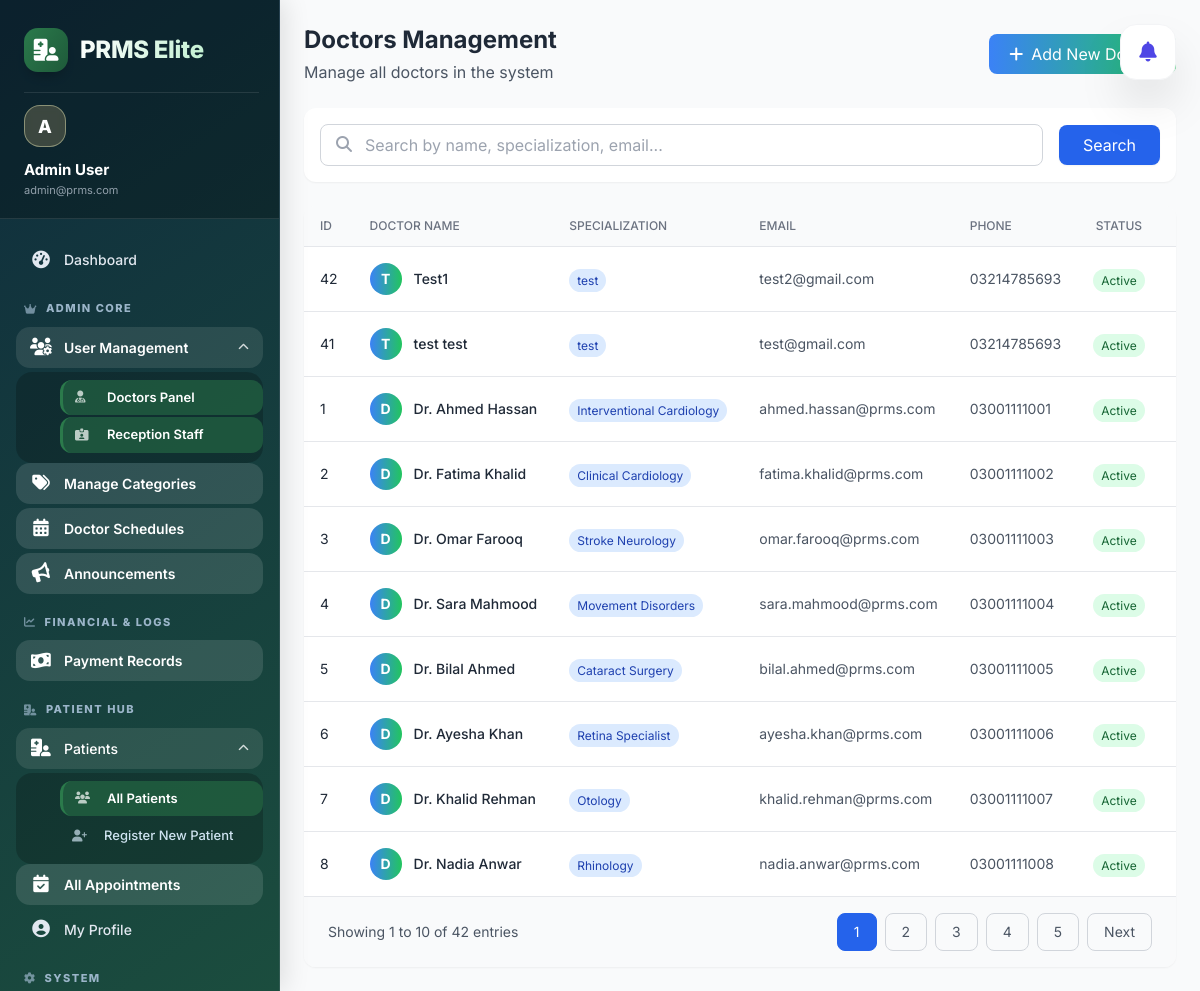
Before: /admin/users/doctors/index.php (signed in) with the older database file.
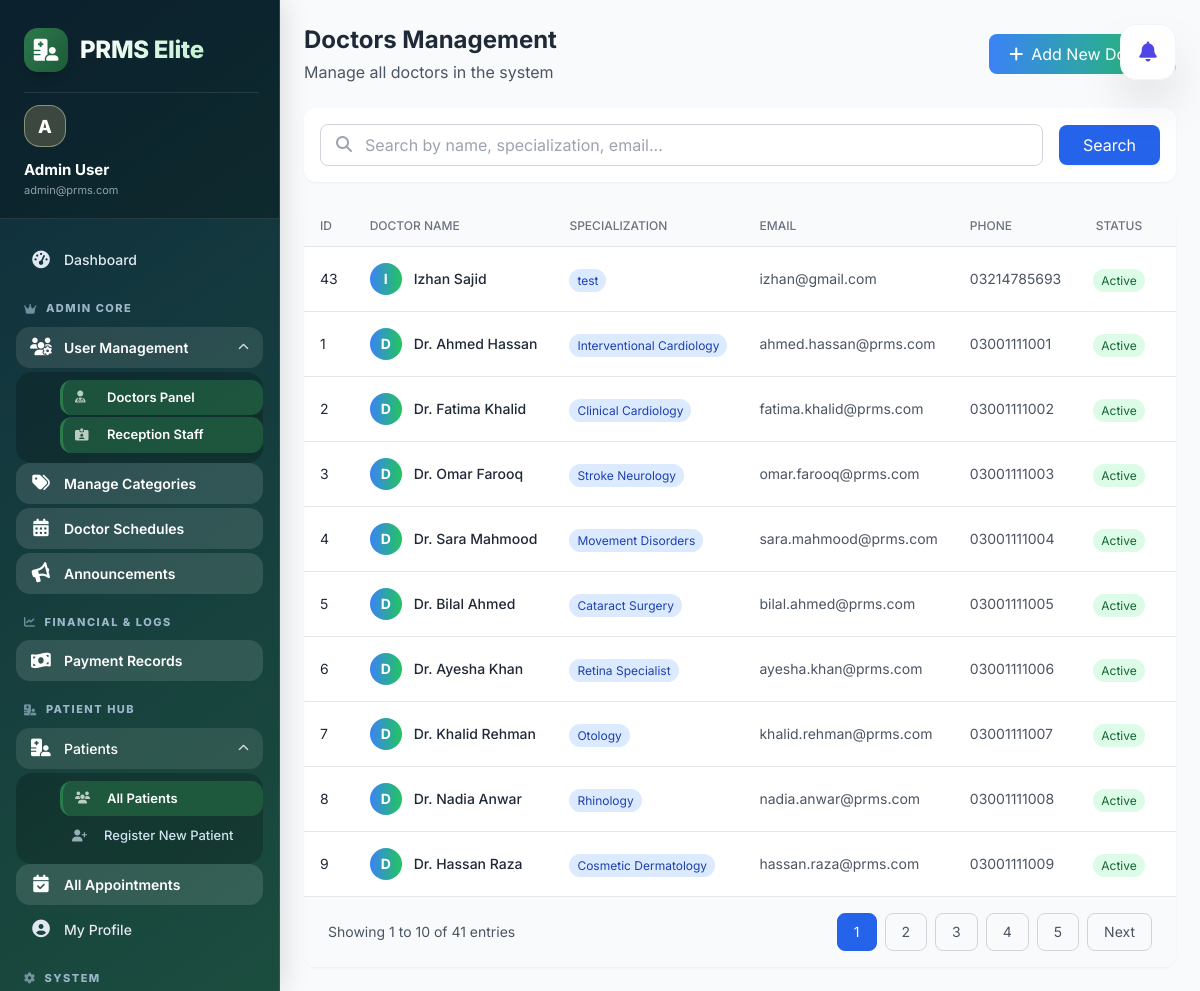
After: the same page with the newer database file.
### tables this page shows
CREATE TABLE `doctors` (
  `id` int(11) NOT NULL,
  `user_id` int(11) DEFAULT NULL,
  `specialization` varchar(100) DEFAULT NULL,
  `category_id` int(11) DEFAULT NULL,
  `status` enum('active','inactive') DEFAULT 'active',
  `consultation_fee` decimal(10,2) DEFAULT 500.00,
  `max_patients` int(11) DEFAULT 20,
  `experience_years` int(11) DEFAULT 0,
  `qualification` varchar(255) DEFAULT NULL,
  `about` text DEFAULT NULL,
  `created_at` timestamp NOT NULL DEFAULT current_timestamp(),
  `updated_at` timestamp NOT NULL DEFAULT current_timestamp() ON UPDATE current_timestamp()
);

CREATE TABLE `users` (
  `id` int(11) NOT NULL,
  `role_id` int(11) DEFAULT NULL,
  `name` varchar(100) DEFAULT NULL,
  `email` varchar(100) DEFAULT NULL,
  `phone` varchar(20) DEFAULT NULL,
  `password` varchar(100) DEFAULT NULL,
  `status` enum('active','inactive') DEFAULT 'active',
  `created_at` timestamp NOT NULL DEFAULT current_timestamp(),
  `updated_at` timestamp NULL DEFAULT NULL
);

### admin/users/doctors/index.php (the view, shortened to what the changed rows need)
<?php
require_once '../../../config/db.php';
$limit = 10;
$page = isset($_GET['page']) ? (int)$_GET['page'] : 1;
$offset = ($page - 1) * $limit;
$search = isset($_GET['search']) ? mysqli_real_escape_string($conn, $_GET['search']) : '';
$where_clause = " WHERE u.role_id = 2 ";
$total_query = "SELECT COUNT(*) as total FROM doctors d
                JOIN users u ON d.user_id = u.id
                $where_clause";
$total_result = mysqli_query($conn, $total_query);
$total_records = mysqli_fetch_assoc($total_result)['total'];
$total_pages = ceil($total_records / $limit);
$query = "SELECT d.*, u.id as user_id, u.name, u.email, u.phone, u.status, u.created_at,
          (SELECT COUNT(*) FROM doctor_schedules ds WHERE ds.doctor_id = d.id) as schedule_count
          FROM doctors d
          JOIN users u ON d.user_id = u.id
          $where_clause
          ORDER BY u.created_at DESC
          LIMIT $limit OFFSET $offset";
$result = mysqli_query($conn, $query);
include '../../../includes/header.php';
?>
<div class="flex-1 overflow-y-auto hide-scrollbar bg-gray-50">
    <div class="p-6">
        <div class="flex justify-between items-center mb-6">
            <div>
                <h1 class="text-2xl font-bold text-gray-800">Doctors Management</h1>
            </div>
        </div>
        <div class="bg-white rounded-xl shadow-sm overflow-hidden">
            <div class="overflow-x-auto">
                <table class="w-full">
                    <thead class="bg-gray-50 border-b">
                        <tr>
                            <th class="px-4 py-3 text-left text-xs font-medium text-gray-500 uppercase">ID</th>
                            <th class="px-4 py-3 text-left text-xs font-medium text-gray-500 uppercase">Doctor Name</th>
                            <th class="px-4 py-3 text-left text-xs font-medium text-gray-500 uppercase">Specialization</th>
                            <th class="px-4 py-3 text-left text-xs font-medium text-gray-500 uppercase">Email</th>
                            <th class="px-4 py-3 text-left text-xs font-medium text-gray-500 uppercase">Phone</th>
                            <th class="px-4 py-3 text-left text-xs font-medium text-gray-500 uppercase text-center">Status</th>
                            <th class="px-4 py-3 text-left text-xs font-medium text-gray-500 uppercase">Joined</th>
                        </tr>
                    </thead>
                    <tbody class="divide-y divide-gray-200">
                        <?php if (mysqli_num_rows($result) > 0): ?>
                            <?php while ($doctor = mysqli_fetch_assoc($result)): ?>
                                <tr class="hover:bg-gray-50 transition">
                                    <td class="px-4 py-4 text-sm text-gray-800"><?php echo $doctor['id']; ?></td>
                                    <td class="px-4 py-4">
                                        <div class="flex items-center">
                                            <div class="w-8 h-8 rounded-full bg-gradient-to-r from-blue-500 to-green-500 flex items-center justify-center text-white text-sm font-bold">
                                                <?php echo strtoupper(substr($doctor['name'], 0, 1)); ?>
                                            </div>
                                            <div class="ml-3">
                                                <p class="text-sm font-medium text-gray-800 whitespace-nowrap"><?php echo htmlspecialchars($doctor['name']); ?></p>
                                            </div>
                                        </div>
                                    </td>
                                    <td class="px-4 py-4">
                                        <span class="px-2 py-1 text-xs rounded-full bg-blue-100 text-blue-800 whitespace-nowrap">
                                            <?php echo htmlspecialchars($doctor['specialization']); ?>
                                        </span>
                                    </td>
                                    <td class="px-4 py-4 text-sm text-gray-600 whitespace-nowrap"><?php echo htmlspecialchars($doctor['email']); ?></td>
                                    <td class="px-4 py-4 text-sm text-gray-600 whitespace-nowrap"><?php echo htmlspecialchars($doctor['phone']); ?></td>
                                    <td class="px-4 py-4">
                                        <span class="px-2 py-1 text-xs rounded-full whitespace-nowrap
                                            <?php echo $doctor['status'] == 'active' ? 'bg-green-100 text-green-800' : 'bg-red-100 text-red-800'; ?>">
                                            <?php echo ucfirst($doctor['status']); ?>
                                        </span>
                                    </td>
                                    <td class="px-4 py-4 text-sm text-gray-600 whitespace-nowrap"><?php echo date('d M Y', strtotime($doctor['created_at'])); ?></td>
                                </tr>
                            <?php endwhile; ?>
                        <?php endif; ?>
                    </tbody>
                </table>
            </div>
            <?php if ($total_pages > 1): ?>
                <div class="px-6 py-4 bg-gray-50 border-t flex justify-between items-center">
                    <p class="text-sm text-gray-600">
                        Showing <?php echo $offset + 1; ?> to <?php echo min($offset + $limit, $total_records); ?> of <?php echo $total_records; ?> entries
                    </p>
                    <div class="flex gap-2">
                        <?php for ($i = 1; $i <= $total_pages; $i++): ?>
                            <a href="?page=<?php echo $i; ?>&search=<?php echo urlencode($search); ?>"
                                class="px-4 py-2 border <?php echo $i == $page ? 'bg-blue-600 border-blue-600 text-white' : 'border-gray-300 text-gray-600 hover:bg-white'; ?> rounded-lg text-sm transition">
                                <?php echo $i; ?>
                            </a>
                        <?php endfor; ?>
                        <?php if ($page < $total_pages): ?>
                            <a href="?page=<?php echo $page + 1; ?>&search=<?php echo urlencode($search); ?>"
                                class="px-4 py-2 border border-gray-300 rounded-lg text-sm text-gray-600 hover:bg-white transition">Next</a>
                        <?php endif; ?>
                    </div>
                </div>
            <?php endif; ?>
        </div>
    </div>
</div>

Changed rows visible on the page:
removed doctors: id "42", user.name "T", user.name "Test1", specialization "test", user.email "test2@gmail.com", user.phone "03214785693", user.status "Active"
removed doctors: id "41", user.name "T", user.name "test test", specialization "test", user.email "test@gmail.com", user.phone "03214785693", user.status "Active"
added doctors: id "43", user.name "I", user.name "Izhan Sajid", specialization "test", user.email "izhan@gmail.com", user.phone "03214785693", user.status "Active"
now on this page (row unchanged): doctors: id "9", user.name "D", user.name "Dr. Hassan Raza", specialization "Cosmetic Dermatology", user.email "hassan.raza@prms.com", user.phone "03001111009", user.status "Active"
Other visible differences:
$total_records: "42" → "41"
